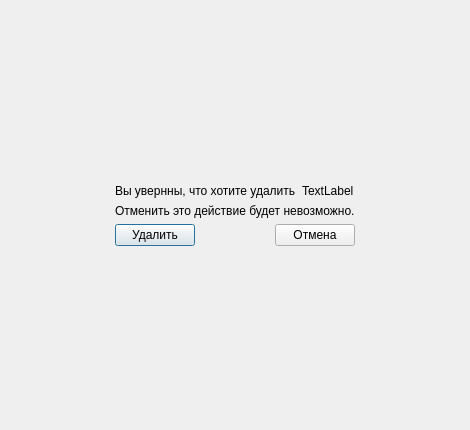
<?xml version="1.0" encoding="UTF-8"?>
<ui version="4.0">
 <class>DeleteWindow</class>
 <widget class="QDialog" name="DeleteWindow">
  <property name="geometry">
   <rect>
    <x>0</x>
    <y>0</y>
    <width>470</width>
    <height>430</height>
   </rect>
  </property>
  <property name="windowTitle">
   <string>Dialog</string>
  </property>
  <layout class="QGridLayout" name="gridLayout">
   <item row="0" column="1">
    <spacer name="verticalSpacer">
     <property name="orientation">
      <enum>Qt::Vertical</enum>
     </property>
     <property name="sizeHint" stdset="0">
      <size>
       <width>20</width>
       <height>46</height>
      </size>
     </property>
    </spacer>
   </item>
   <item row="1" column="1">
    <layout class="QHBoxLayout" name="horizontalLayout_2">
     <item>
      <widget class="QLabel" name="label">
       <property name="text">
        <string>Вы увернны, что хотите удалить</string>
       </property>
      </widget>
     </item>
     <item>
      <widget class="QLabel" name="Namelabel">
       <property name="text">
        <string>TextLabel</string>
       </property>
      </widget>
     </item>
    </layout>
   </item>
   <item row="2" column="1">
    <widget class="QLabel" name="label_2">
     <property name="text">
      <string>Отменить это действие будет невозможно.</string>
     </property>
    </widget>
   </item>
   <item row="3" column="0">
    <spacer name="horizontalSpacer_2">
     <property name="orientation">
      <enum>Qt::Horizontal</enum>
     </property>
     <property name="sizeHint" stdset="0">
      <size>
       <width>74</width>
       <height>20</height>
      </size>
     </property>
    </spacer>
   </item>
   <item row="3" column="2">
    <spacer name="horizontalSpacer_3">
     <property name="orientation">
      <enum>Qt::Horizontal</enum>
     </property>
     <property name="sizeHint" stdset="0">
      <size>
       <width>73</width>
       <height>20</height>
      </size>
     </property>
    </spacer>
   </item>
   <item row="5" column="1">
    <spacer name="verticalSpacer_2">
     <property name="orientation">
      <enum>Qt::Vertical</enum>
     </property>
     <property name="sizeHint" stdset="0">
      <size>
       <width>20</width>
       <height>46</height>
      </size>
     </property>
    </spacer>
   </item>
   <item row="3" column="1">
    <layout class="QHBoxLayout" name="horizontalLayout">
     <item>
      <widget class="QPushButton" name="DeletepushButton">
       <property name="text">
        <string>Удалить</string>
       </property>
      </widget>
     </item>
     <item>
      <spacer name="horizontalSpacer">
       <property name="orientation">
        <enum>Qt::Horizontal</enum>
       </property>
       <property name="sizeHint" stdset="0">
        <size>
         <width>40</width>
         <height>20</height>
        </size>
       </property>
      </spacer>
     </item>
     <item>
      <widget class="QPushButton" name="CancelpushButton">
       <property name="text">
        <string>Отмена</string>
       </property>
      </widget>
     </item>
    </layout>
   </item>
  </layout>
 </widget>
 <resources/>
 <connections/>
</ui>
